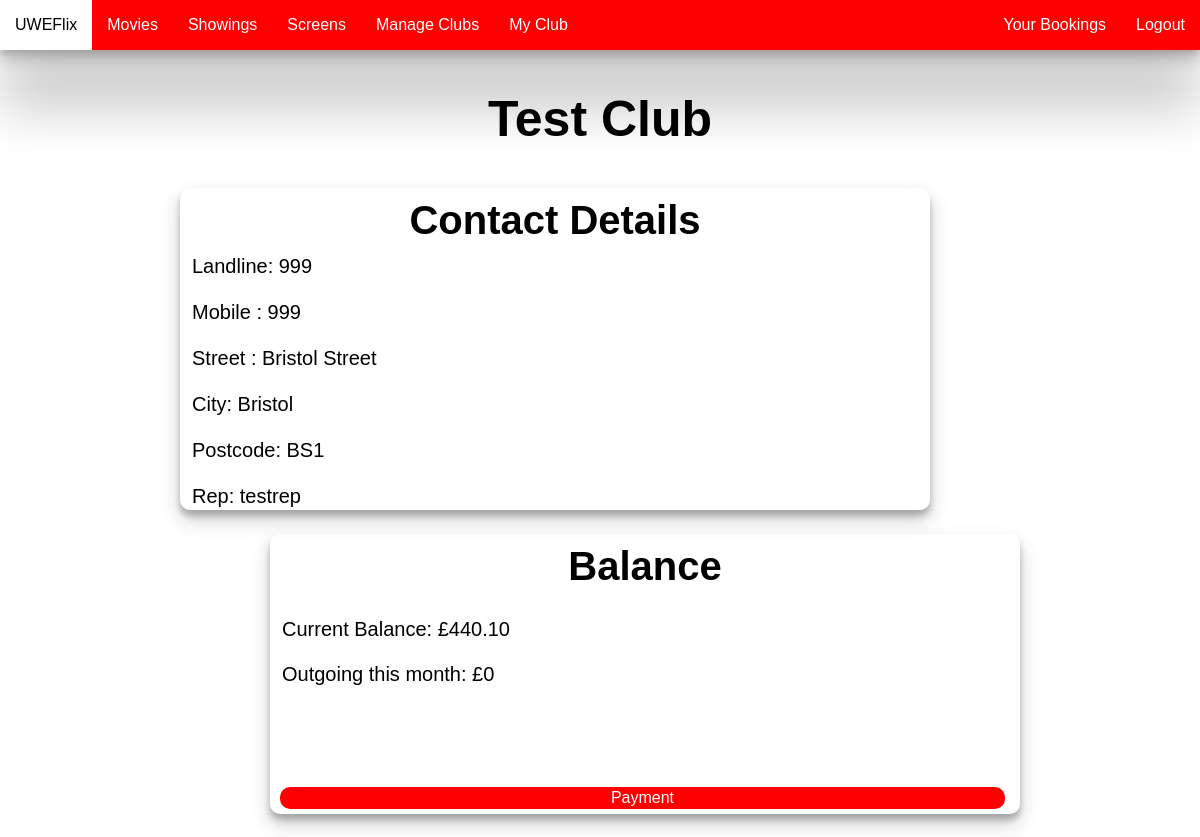
Page /my_club (signed in) on the earlier database version.
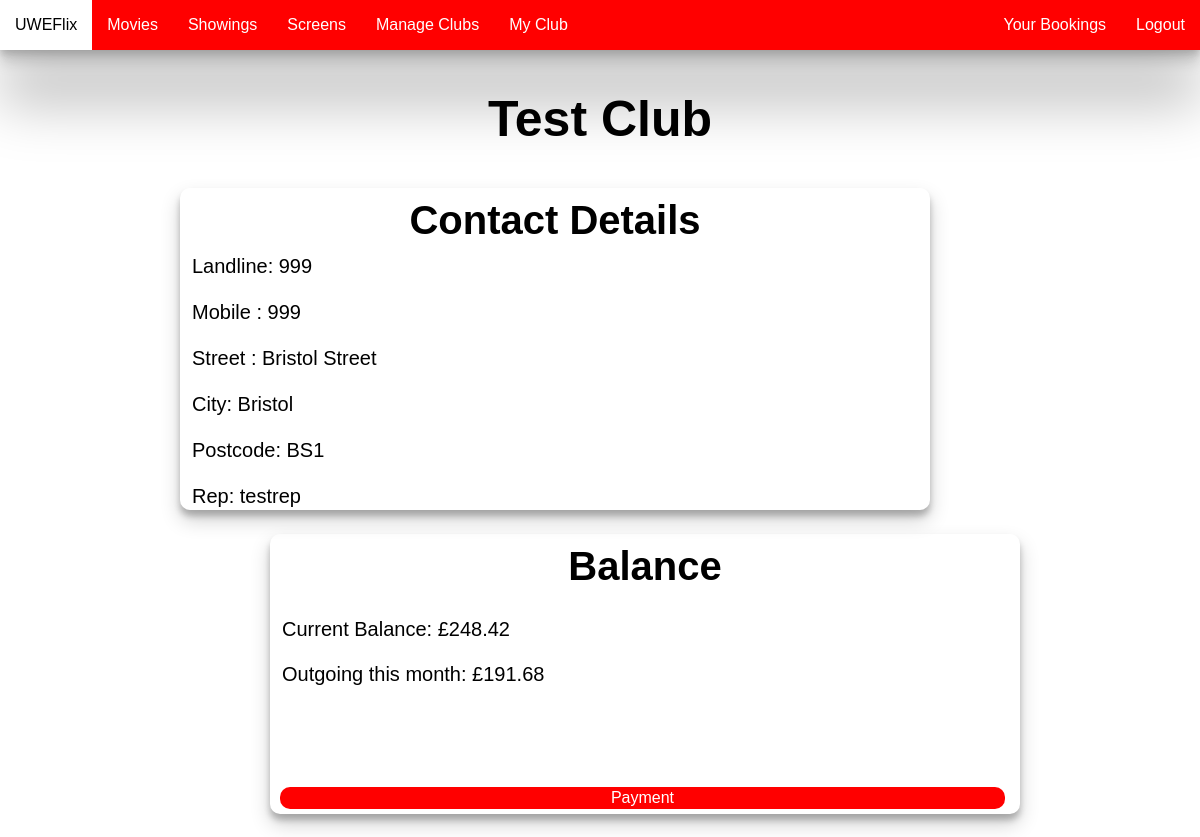
Same page on the later database version.
### UWEflix_Website/models.py (models this page shows, shortened)
class Club(models.Model):
    club_name = models.CharField(max_length=200)
    landline = models.CharField(max_length=20, blank=True)
    mobile = models.CharField(max_length=20, blank=True)
    street_number = models.CharField(max_length=50, blank=True)
    street = models.CharField(max_length=200, blank=True)
    city = models.CharField(max_length=200 , blank=True)
    post_code = models.CharField(max_length=20, blank=True)
    club_rep = models.ForeignKey(User, on_delete=models.CASCADE)
    account_balance = models.DecimalField(
            max_digits = 8, decimal_places = 2,
            validators=[MinValueValidator(limit_value=0)],
            blank=True, null=True)

### UWEflix_Website/decorators.py (the view)
        @user_passes_test(lambda user:
                          user.groups.filter(name=group_name).exists(),
                          login_url='login')
        def wrapper(request, *args, **kwargs):
            return view_func(request, *args, **kwargs)

### UWEflix_Website/views.py (called while the page is built)
@login_required(login_url="login")
@group_required("Club Representative")
def my_club(request):
    club = Club.objects.get(club_rep = request.user)
    current_month = timezone.now().month
    monthly_outgoing = Booking.objects.filter(
        user = request.user,
        showing__date_showing__month=current_month
    ).aggregate(Sum('total_cost')).get('total_cost__sum') or 0
    return render(request, 'my_club.html', {'club': club,
                                            'monthly_outgoing': round(monthly_outgoing, 2)})

### UWEflix_Website/templates/my_club.html (shortened to what this page needs)
{% extends 'base.html' %}
{% block title %}
{{ club.club_name }}
{% endblock %}
{% block content %}
<div class="club">
  <div class="card-content">
    <div class="club-top">
      <strong>Contact Details</strong>
    </div>
    <div class="club-details">
      Landline: {{ club.landline }}
      <br/><br/>
      Mobile : {{ club.mobile }}
      <br/><br/>
      Street : {{ club.street }}
      <br/><br/>
      City: {{ club.city }}
      <br/><br/>
      Postcode: {{ club.post_code }}
      <br/><br/>
      Rep: {{ club.club_rep }}
    </div>
  </div>
</div>
<div class="balance">
  <div class="card-content">
    <div class="club-top">
      <strong>Balance</strong>
    </div>
    <div class="card-description">
      <div class="balance-amount">
        Current Balance: £{{ club.account_balance }}
      </div>
      <br/>
      <div class="outgoing-amount">
        Outgoing this month: £{{ monthly_outgoing }}
      </div>
    </div>
    <div class="card-button">Payment</div>
  </div>
</div>
{% endblock %}

Differences in the rows shown:
changed Club "Test Club": account_balance "440.10" → "248.42"
Other differences:
{{ monthly_outgoing }}: "0" → "191.68"
